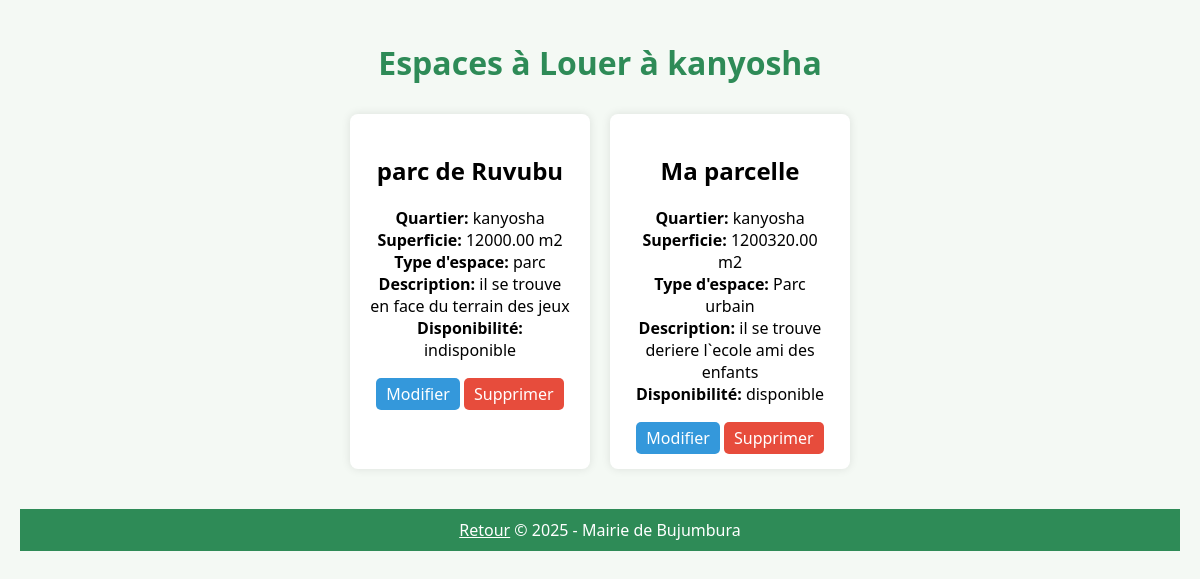
/analysechoix_chef.php?quartier=kanyosha, run on the app's committed database.
### tables this page shows
CREATE TABLE IF NOT EXISTS `espaces_verts` (
  `Id_Espace` int NOT NULL AUTO_INCREMENT,
  `Nom` varchar(100) DEFAULT NULL,
  `Localisation` varchar(150) DEFAULT NULL,
  `Superficie` decimal(10,2) DEFAULT NULL,
  `Type_espace` varchar(50) NOT NULL,
  `disponibilite` varchar(255) NOT NULL,
  `description` varchar(255) NOT NULL,
  PRIMARY KEY (`Id_Espace`)
);

### analysechoix_chef.php (the view, shortened to what this page needs)
<?php
$bdd = new PDO('mysql:host=localhost;dbname=gestion_espaces_verts', 'root', '');
if (isset($_GET['quartier'])) {
    $quartier = htmlspecialchars($_GET['quartier']);
} else {
    die("Quartier non spécifié.");
}
?>
<!DOCTYPE html>
<html lang="fr">
<head>
</head>
<body>
<h1>Espaces à Louer à <?php echo $quartier; ?></h1>
<div class="container">
<?php
$query = $bdd->prepare('SELECT * FROM espaces_verts WHERE Localisation = ?');
$query->execute([$quartier]);
while ($espace = $query->fetch()) {
?>
    <div class="card">
        <h2><?php echo htmlspecialchars($espace['Nom']); ?></h2>
        <div><strong>Quartier:</strong> <?php echo htmlspecialchars($espace['Localisation']); ?></div>
        <div><strong>Superficie:</strong> <?php echo htmlspecialchars($espace['Superficie']); ?> m2</div>
        <div><strong>Type d'espace:</strong> <?php echo htmlspecialchars($espace['Type_espace']); ?></div>
        <div><strong>Description:</strong> <?php echo htmlspecialchars($espace['description']); ?></div>
        <div><strong>Disponibilité:</strong> <?php echo htmlspecialchars($espace['disponibilite']); ?></div>
        <br>
        <a class="edit-button" href="modifier_espace.php?id=<?php echo $espace['Id_Espace']; ?>">Modifier</a>
        <a class="delete-button" href="?quartier=<?php echo $quartier; ?>&delete_id=<?php echo $espace['Id_Espace']; ?>"
           onclick="return confirm('Êtes-vous sûr de vouloir supprimer cet espace ?');">Supprimer</a>
    </div>
<?php
}
?>
</div>
<footer>
    <a href="espaces_chef.php" style="color: white;">Retour</a>
    &copy; 2025 - Mairie de Bujumbura
</footer>
</body>
</html>

### analysechoix_chef.php (style rules this page uses)
body { font-family: 'Segoe UI', sans-serif; background-color: #f4f9f4; margin: 0; padding: 20px; }
h1 { text-align: center; color: #2e8b57; margin-bottom: 30px; }
.container { display: flex; flex-wrap: wrap; justify-content: center; gap: 20px; }
.card { background-color: white; border-radius: 8px; box-shadow: 0 0 10px rgba(0, 0, 0, 0.1); padding: 20px; width: 200px; text-align: center; }
footer { text-align: center; background-color: #2e8b57; color: white; padding: 10px; margin-top: 40px; }
.delete-button, .edit-button { background-color: #e74c3c; color: white; border: none; padding: 5px 10px; border-radius: 5px; text-decoration: none; cursor: pointer; transition: background 0.3s; }
.edit-button { background-color: #3498db; }

### data on the page
espaces_verts: Nom "parc de Ruvubu", Localisation "kanyosha", Superficie "12000.00", Type_espace "parc", description "il se trouve en face du terrain des jeux", disponibilite "indisponible"
espaces_verts: Nom "Ma parcelle", Localisation "kanyosha", Superficie "1200320.00", Type_espace "Parc urbain", description "il se trouve deriere l`ecole ami des enfants", disponibilite "disponible"

### other printed values
$quartier "kanyosha"
